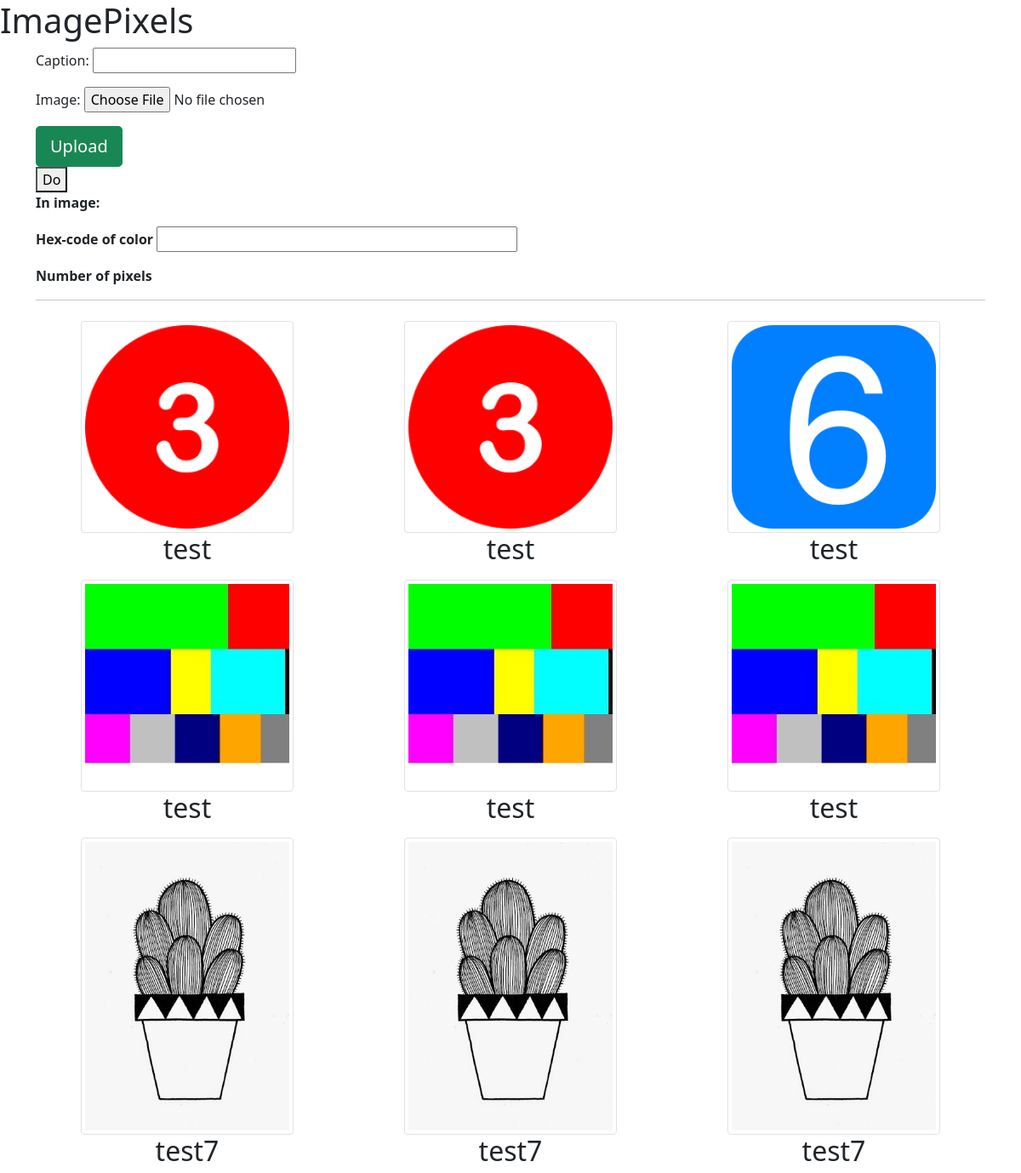
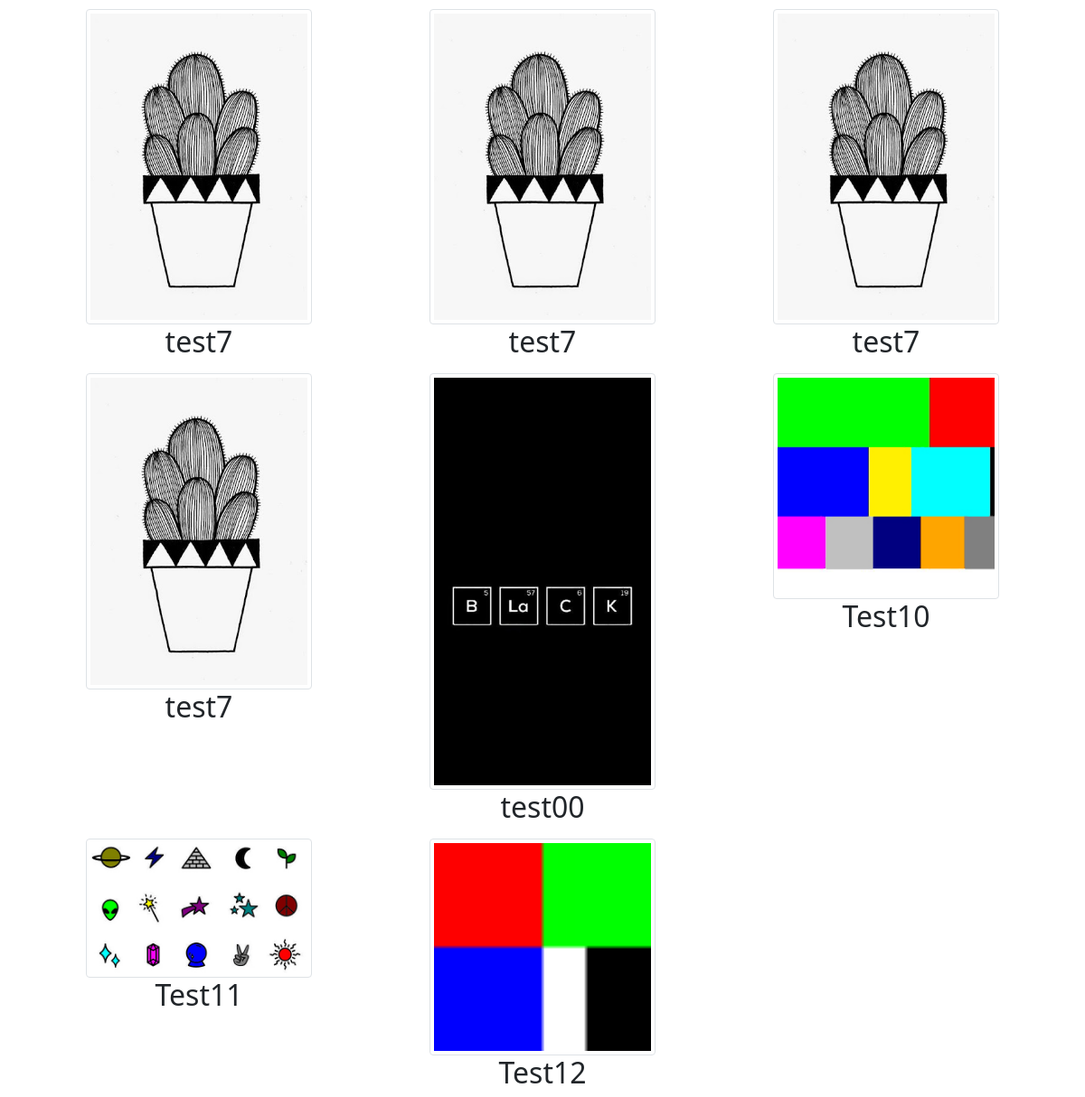
The page / on the database its author committed (2 pictures, top to bottom).
### image/models.py (models this page shows, shortened)
class Image(models.Model):
    caption=models.CharField(max_length=100)
    image=models.ImageField(upload_to="img/%y")

### image/views.py (the view)
# urls.py: path("",views.index,name="home"),
def index(request):
    if request.method == "POST":
        form = ImageForm(data=request.POST, files=request.FILES)
        if form.is_valid():
            form.save()
            obj = form.instance
            return render(request, "index.html", {"obj": obj})
    else:
        form = ImageForm()
        img = Image.objects.all()
    return render(request,"index.html", {"img": img, "form": form})

### image/form.py
class ImageForm(forms.ModelForm):
    class Meta:
        model=Image
        fields=("caption","image")

### image/templates/index.html (shortened to what this page needs)
<!doctype html>
<html lang="en">
  <head>
    <link href="https://cdn.jsdelivr.net/npm/bootstrap@5.1.1/dist/css/bootstrap.min.css" rel="stylesheet">
  </head>
  <body>
    <h1>ImagePixels</h1>
    <div class="container">
        <form action="." method="post" enctype="multipart/form-data">
            {{form.as_p}}
            <button type="submit" class="btn btn-lg btn-success">Upload</button>
        </form>
        <form action="#" method="get">
            <button type="submit" class="action" id="action">Do</button>
            <p><strong>In image:</strong>
            {{ bw }}</p>
            <p><strong>Hex-code of color</strong>
            <input type="text" maxlength="25" size="40" value=""></p>
            <p><strong>Number of pixels</strong>
            {{ bw}}</p>
        </form>
        <hr>
        {% for x in img %}
        {% if forloop.first %}<div class="row ">{% endif %}
        <div class="col-lg-4 col-md-4 col-12" >
            <div class="text-center mt-2">
                <img src="{{x.image.url}}" height="70%" width="70%" class="img-thumbnail" alt="...">
                <h2 class="text-center" >{{x.caption}}</h2></div>
        </div>
        {% if forloop.counter|divisibleby:3 %}
    </div>
        <div class=row>{% endif %}
            {% if forloop.last %}</div>{% endif %}
        {% endfor %}
    </div>
  </body>
</html>

### rows shown on the page
Image: image (picture), caption "test"
Image: image (picture), caption "test"
Image: image (picture), caption "test"
Image: image (picture), caption "test"
Image: image (picture), caption "test"
Image: image (picture), caption "test"
Image: image (picture), caption "test7"
Image: image (picture), caption "test7"
Image: image (picture), caption "test7"
Image: image (picture), caption "test7"
Image: image (picture), caption "test7"
Image: image (picture), caption "test7"
Image: image (picture), caption "test7"
Image: image (picture), caption "test00"
Image: image (picture), caption "Test10"
Image: image (picture), caption "Test11"
Image: image (picture), caption "Test12"
